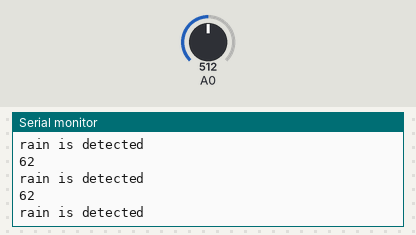
This sketch was run on a simulated Arduino Uno, built with avr-gcc and run on an emulated ATmega328P. Shown: the last lines printed to the serial monitor. Inputs (shaded band) come from the test bench; at power-on: A0 = 512.

Above: at 1.2 s.
1.3 s: A0 set to 591
At 2.2 s:
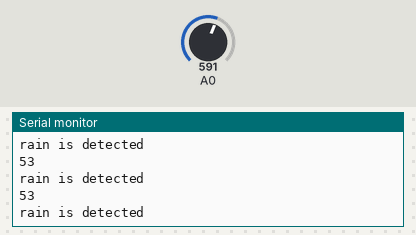
2.8 s: A0 set to 626
At 3.6 s:
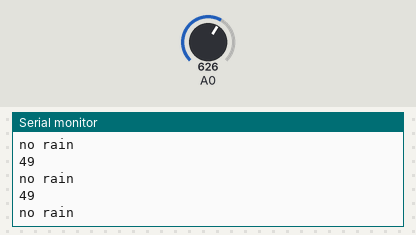
7.3 s: A0 set to 216
At 8.3 s:
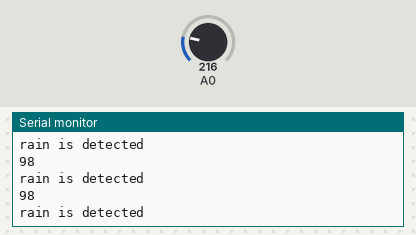
10.3 s: A0 set to 190
At 11.0 s:
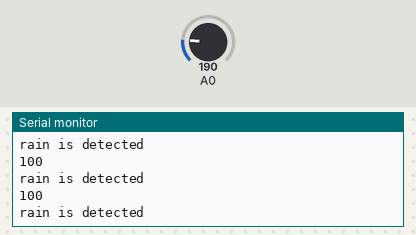
Timing chart, 0 to 13.3 s (numbered marks = the images above; inputs shaded):
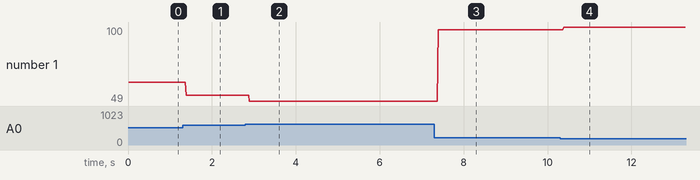

Measured:
- the behaviour switches between 609 and 610 on A0 (found by bisection; images 1 and 2)
- after the input at 1.3 s, the serial monitor: prints a new line after 0.09 s (image 1)
- after the input at 2.8 s, the serial monitor: prints a new line after 0.08 s (image 2)
- after the input at 7.3 s, the serial monitor: prints a new line after 0.07 s (image 3)
- after the input at 10.3 s, the serial monitor: prints a new line after 0.09 s (image 4)
- plotted number 1: 62 → 53 after the input at 1.3 s, 53 → 49 after the input at 2.8 s, 49 → 98 after the input at 7.3 s, 98 → 100 after the input at 10.3 s

The sketch:

rain_test_callibration.ino
```cpp
void setup() {
  Serial.begin(9600);

}

void loop(){
  int sensorReading = analogRead(A0);
  int dryThresh = 1023;
  int fullSubmerge = 196;

  int percentMoisture = map(sensorReading, fullSubmerge,dryThresh,100,0);
  if (percentMoisture> 50){
    Serial.println("rain is detected");
    Serial.println(percentMoisture);
  }
  else{
    Serial.println("no rain");
    Serial.println(percentMoisture);
  }
}
```
